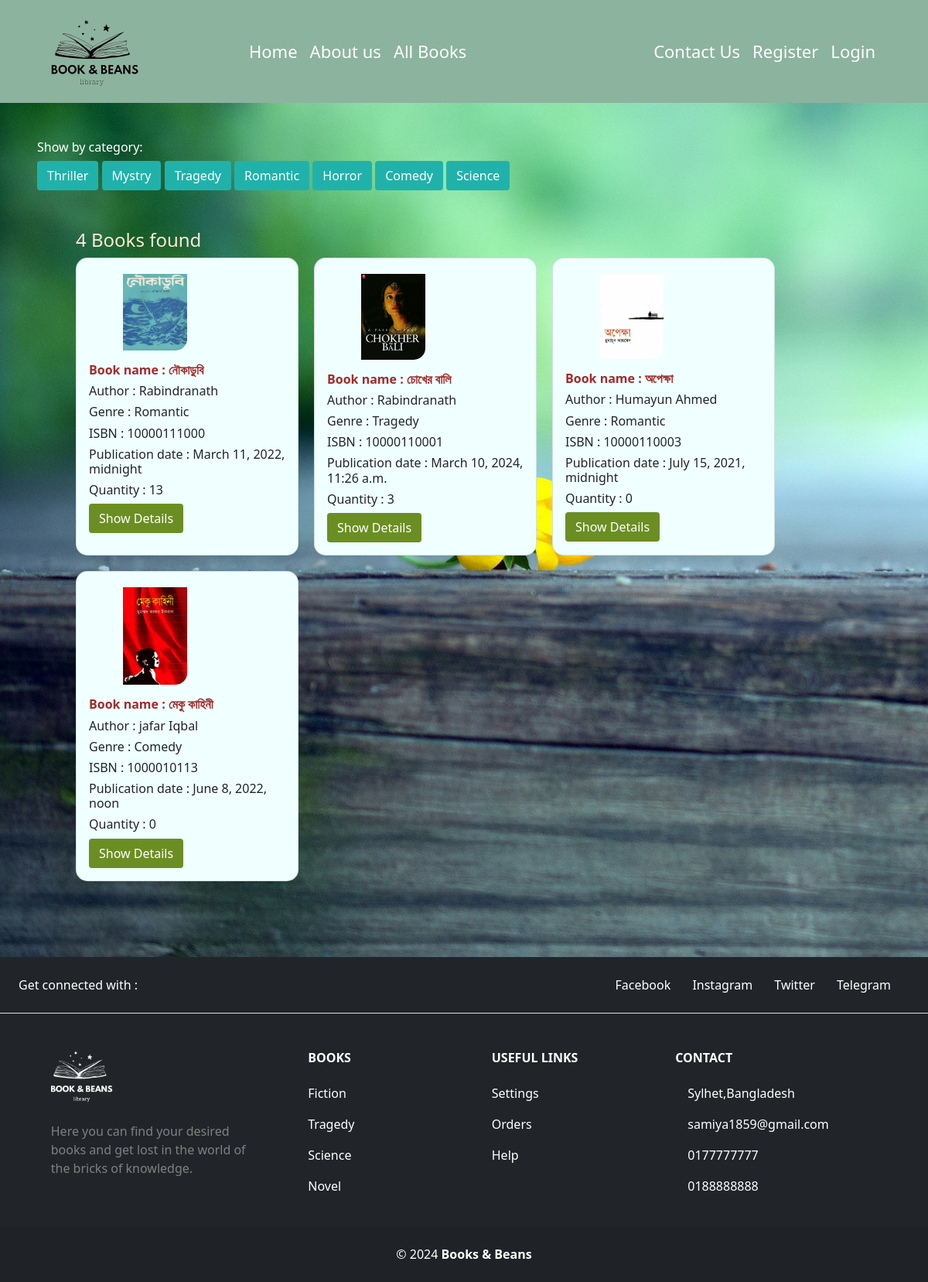
Screenshot of /book/allbooks/ with the database file from the repository.
### books/models.py (models this page shows, shortened)
class Genre(models.Model):
    genre = models.CharField(max_length=20)
    slug = models.SlugField(max_length=20,unique=True,null=True,blank=True)

class Book(models.Model):
    title = models.CharField(max_length=100)
    author = models.ForeignKey(Author,on_delete=models.CASCADE)
    description = models.TextField()
    image = models.ImageField(upload_to='book/media/')
    borrowing_price = models.DecimalField(max_digits=10,decimal_places=2)
    genre = models.ForeignKey(Genre,on_delete=models.CASCADE)
    isbn = models.CharField(max_length=13)
    Publication_date = models.DateTimeField()
    quantity = models.IntegerField()
    is_borrowed = models.BooleanField(default=False,null=True,blank=True)
    availability_status = models.BooleanField(default=True)
    is_returned = models.BooleanField(default=False,null=True,blank=True)

class Author(models.Model):
    name = models.CharField(max_length=30,null=True,blank=True)

### books/views.py (the view)
# urls.py: path('allbooks/',AllbookView,name='allbooks'),
def AllbookView(request, gen_slug=None):
    data = Book.objects.all()
    genres = Genre.objects.all()
    genre = None
    if gen_slug:
        genre = get_object_or_404(Genre, slug=gen_slug)
        data = Book.objects.filter(genre=genre)
    return render(request, 'allbooks.html', {'data': data, 'genre': genre, 'genres': genres})

### books/templates/allbooks.html
{% extends "navbar.html" %}
{% load static %}
{% block content %}
<div class="p-5" style="background-image: url('{% static "bg9.jpg" %}'); background-size: cover; background-repeat: no-repeat;
">
    <div class="" >
        <h6 style="color: white;">Show by category:</h6>
         {% for gen in genres %}
          <a href="{% url "genre_wise_book" gen.slug %}" class="text-white btn" style="background-color:lightseagreen;">{{gen.genre}}</a>
         {% endfor %}
    <div style="padding-top: 70px;align-items: center;justify-content: center;padding: 50px;">
        <h4 style="color: antiquewhite;">{{data | length}} Books found </h4>
        <div class="d-flex flex-wrap" style="gap: 20px;">
          {% for book in data %}
          <div class="card " style="width: 18rem;background-color: azure; border-radius: 15px;">
            {% if book.image %}
            <img src="{{book.image.url}}" class="card-img-top w-50" alt="Book Image" style=" padding-left: 60px; padding-top: 20px; border-radius: 15px;">
            {% else %}
            <img src="{% static 'dighi.jpg' %}" class="card-img-top" alt="Placeholder Image">
            {% endif %}
            <div class="card-body">
              <h6 class="card-title" style="color: brown;font-weight: bold;">Book name : {{book.title}}</h6>
              <h6 class="card-title">Author : {{book.author.name}}</h6>
              <h6 class="">Genre : {{book.genre.genre}}</h6>
              <h6 class="card-title">ISBN : {{book.isbn}}</h6>
              <h6 class="card-title">Publication date : {{book.Publication_date}}</h6>
              <h6 class="card-title">Quantity : {{book.quantity}}</h6>
              <a href="{% url "book_details" book.id %}" class="btn" style="background-color: olivedrab;color: white;">Show Details</a>
            </div>
          </div>
          {% endfor %}
        </div>
      </div>
    </div>
</div>
{% include "footer.html" %}
{% endblock content %}

### core/templates/navbar.html (shortened to what this page needs)
{% load static %}
<!DOCTYPE html>
<html lang="en">
<head>
    <link href="https://cdn.jsdelivr.net/npm/bootstrap@5.0.2/dist/css/bootstrap.min.css" rel="stylesheet">
</head>
<body>
    <nav class="navbar navbar-expand-lg px-5 py-3" style="background-color: #8CB39E;">
        <div class="container-fluid">
          <a class="navbar-brand" href="{% url "home" %}"><img src="{% static 'logo.png' %}" alt="logo" class="w-50"></a>
          <div class="collapse navbar-collapse" id="navbarText">
            <ul class="navbar-nav me-auto mb-2 mb-lg-0 " >
              <li class="nav-item ">
                <a class="nav-link active" aria-current="page" href="{% url "home" %} " style="color: white; font-size:22px;">Home</a>
              </li>
              <li class="nav-item">
                <a class="nav-link" href="{% url "about" %}" style="color: white; font-size:22px">About us</a>
              </li>
              <li class="nav-item">
                <a class="nav-link" href="{% url "allbooks" %}" style="color: white; font-size:22px">All Books</a>
              </li>
            </ul>
            <div class="d-flex " style="justify-content: right;">
                <ul class="navbar-nav">
                    <li class="nav-item ">
                        <a class="nav-link active" aria-current="page" href="{% url "contact" %}" style="color: white; font-size:22px">Contact Us</a>
                      </li>
                      {% if request.user.is_authenticated %}
                      <li class="nav-item ">
                        <a class="nav-link active" aria-current="page" href="{% url "profile" user.id %}" style="color: white; font-size:22px">Profile</a>
                      </li>
                      <li class="nav-item ">
                        <a class="nav-link active" aria-current="page" href="{% url "logout" %}" style="color: white; font-size:22px">Logout</a>
                      </li>
                      {% else %}
                      <li class="nav-item ">
                        <a class="nav-link active" aria-current="page" href="{% url "signup" %}" style="color: white; font-size:22px">Register</a>
                      </li>
                      <li class="nav-item ">
                        <a class="nav-link active" aria-current="page" href="{% url "login" %}" style="color: white; font-size:22px">Login</a>
                      </li>
                      {% endif %}
                </ul>
            </div>
          </div>
        </div>
      </nav>
      {% block content %}
      {% endblock content %}
</body>
</html>

### core/templates/footer.html (shortened to what this page needs)
{% load static %}
<footer class="text-center text-lg-start bg-dark text-white">
    <section class="d-flex justify-content-center justify-content-lg-between p-4 border-bottom">
      <div class="me-5 d-none d-lg-block">
        <span>Get connected with :</span>
      </div>
      <div>
        <a href="" class="me-4 text-reset text-decoration-none ">
            Facebook
        </a>
        <a href="" class="me-4 text-reset text-decoration-none">
          Instagram
        </a>
        <a href="" class="me-4 text-reset text-decoration-none">
          Twitter
        </a>
        <a href="" class="me-4 text-reset text-decoration-none">
          Telegram
        </a>
      </div>
    </section>
    <section class="">
      <div class="container text-center text-md-start mt-5">
        <div class="row mt-3">
          <div class="col-md-3 col-lg-4 col-xl-3 mx-auto mb-4">
            <h6 class="text-uppercase fw-bold mb-4">
              <img src="{% static 'logo2.png' %}" alt="" style="width: 80px;">
            </h6>
            <p style="color: grey;">
              Here you can find your desired books and get lost in the world of the bricks of knowledge.
            </p>
          </div>
          <div class="col-md-2 col-lg-2 col-xl-2 mx-auto mb-4">
            <h6 class="text-uppercase fw-bold mb-4">
              Books
            </h6>
            <p>
              <a href="#!" class="text-reset  text-decoration-none">Fiction</a>
            </p>
            <p>
              <a href="#!" class="text-reset text-decoration-none">Tragedy</a>
            </p>
            <p>
              <a href="#!" class="text-reset text-decoration-none">Science</a>
            </p>
            <p>
              <a href="#!" class="text-reset text-decoration-none">Novel</a>
            </p>
          </div>
          <div class="col-md-3 col-lg-2 col-xl-2 mx-auto mb-4">
            <h6 class="text-uppercase fw-bold mb-4">
              Useful links
            </h6>
            <p>
              <a href="#!" class="text-reset text-decoration-none">Settings</a>
            </p>
            <p>
              <a href="#!" class="text-reset text-decoration-none">Orders</a>
            </p>
            <p>
              <a href="#!" class="text-reset text-decoration-none">Help</a>
            </p>
          </div>
          <div class="col-md-4 col-lg-3 col-xl-3 mx-auto mb-md-0 mb-4">
            <h6 class="text-uppercase fw-bold mb-4">Contact</h6>
            <p> Sylhet,Bangladesh</p>
            <p>
              samiya1859@gmail.com
            </p>
            <p>0177777777</p>
            <p> 0188888888</p>
          </div>
        </div>
      </div>
    </section>
    <div class="text-center p-4" style="background-color: rgba(0, 0, 0, 0.05);">
        © {% now "Y" %}
      <a class="text-reset fw-bold text-decoration-none" href="{% url 'home' %}">Books & Beans</a>
    </div>
  </footer>

### rows the page displays
Genre: genre "Thriller"
Genre: genre "Mystry"
Genre: genre "Tragedy"
Genre: genre "Romantic"
Genre: genre "Horror"
Genre: genre "Comedy"
Genre: genre "Science"
Book: image (picture), title "নৌকাডুবি", author.name "Rabindranath", genre.genre "Romantic", isbn "10000111000", Publication_date "March 11, 2022, midnight", quantity "13"
Book: image (picture), title "চোখের বালি", author.name "Rabindranath", genre.genre "Tragedy", isbn "10000110001", Publication_date "March 10, 2024, 11:26 a.m.", quantity "3"
Book: image (picture), title "অপেক্ষা", author.name "Humayun Ahmed", genre.genre "Romantic", isbn "10000110003", Publication_date "July 15, 2021, midnight", quantity "0"
Book: image (picture), title "মেকু কাহিনী", author.name "jafar Iqbal", genre.genre "Comedy", isbn "1000010113", Publication_date "June 8, 2022, noon", quantity "0"

### other values shown
{{ data | length }} "4"
